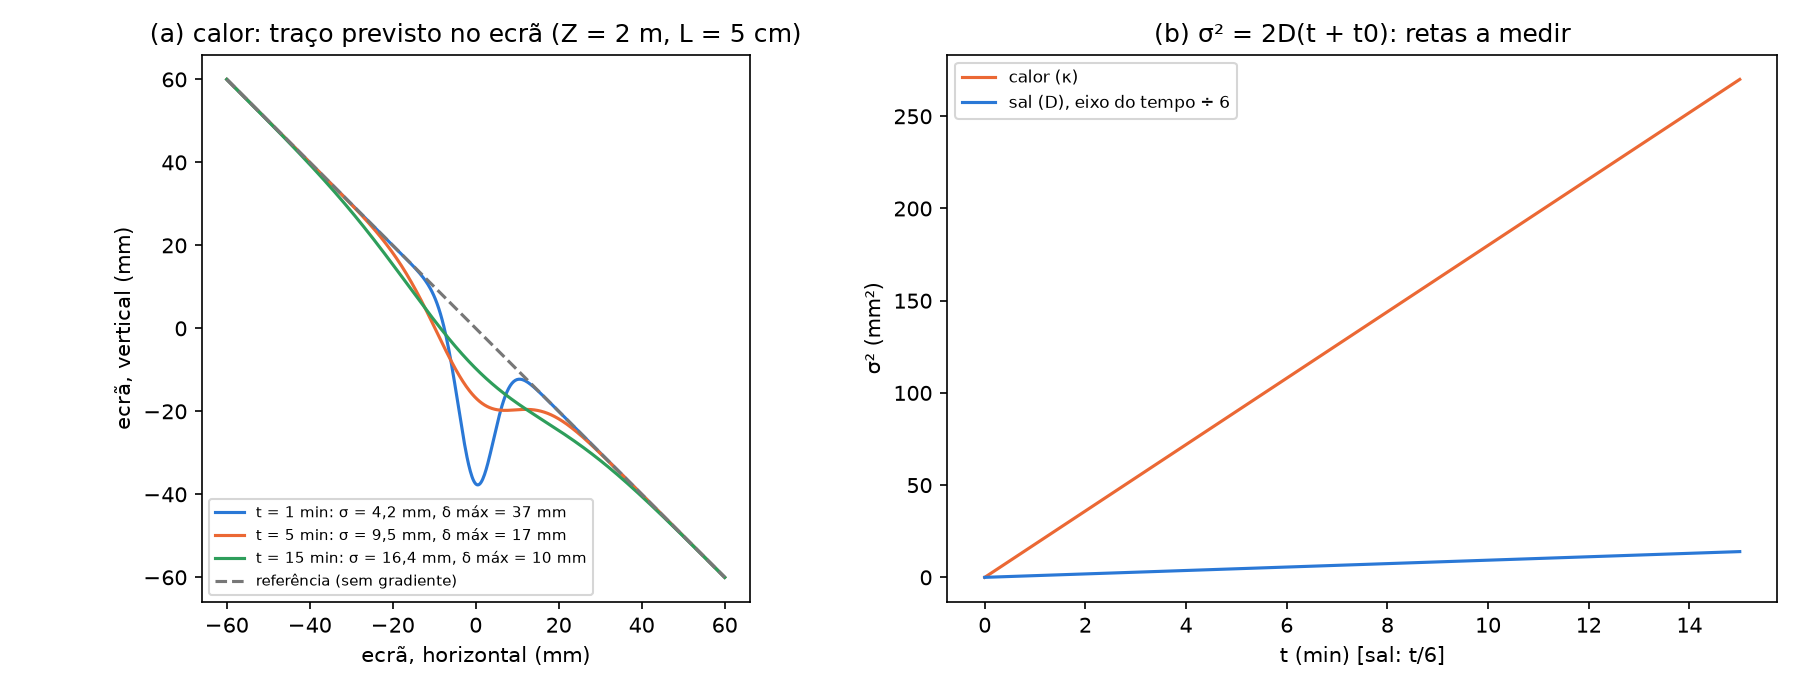

Python code for this plot:
"""Previsões antes de medir: largura σ da bossa, desvio máximo no ecrã, aproximação de tanque fino,
tamanho de traço necessário e ângulo do espelho (em placas da rampa).

Uso:  python previsoes.py
      python previsoes.py --Z-calor 1500 --Tq 45 --sal-pct 3
Ver LEIA-ME.txt. Os valores de tabela são aproximados (comum.py).
"""
import os
import sys
import math
import argparse
import numpy as np
import matplotlib
import matplotlib.pyplot as plt

sys.path.insert(0, os.path.join(os.path.dirname(os.path.abspath(__file__)), '..'))
import comum as C  # noqa: E402
sys.path.insert(0, os.path.join(os.path.dirname(os.path.abspath(__file__)), '..', 'espelho_de_sal'))
from espelho import theta_de_dn, angulo_rampa  # noqa: E402

AQUI = os.path.dirname(os.path.abspath(__file__))
AZUL, LARANJA, VERDE, CINZA = '#2a78d6', '#eb6834', '#2e9e5b', '#777'


def tabela(nome, D, dn, Z, L, tempos_min, t0, n=1.333):
    Zef = Z + L / (2 * n)
    print(f"\n{nome}: D = {D:.2e} m²/s, Δn = {dn:.5f}, Z = {Z:.0f} mm, L = {L:.0f} mm (Z_ef = {Zef:.0f} mm), "
          f"t0 = {t0:.0f} s")
    print(f"{'t':>8} {'σ (mm)':>8} {'δ máx (mm)':>11} {'tanque fino':>12} {'traço ±3σ (mm)':>15}")
    linhas = []
    for tm in tempos_min:
        s = math.sqrt(2 * D * 1e6 * (tm * 60 + t0))
        A = Zef * L * dn / (s * math.sqrt(2 * math.pi))
        fino = L * A / (2 * n * Zef * s)
        print(f"{tm:6g} min {s:8.2f} {A:11.1f} {fino:12.3f}{' (!)' if fino > 0.2 else '':4} {6 * s:11.0f}")
        linhas.append((tm, s, A))
    print("   tanque fino = L·A/(2nZσ): tem de ser ≪ 1 (o código põe de parte fotos acima de 0,2).")
    print("   traço ±3σ: comprimento de altura no tanque que a folha tem de cobrir para o ajuste ter asas.")
    return linhas


def main():
    ap = argparse.ArgumentParser(description='Previsões do espelho de sal')
    ap.add_argument('--Tq', type=float, default=50.0, help='água quente (°C)')
    ap.add_argument('--Tf', type=float, default=20.0, help='água fria / sala (°C)')
    ap.add_argument('--sal-pct', type=float, default=5.0, help='sal em %% de massa')
    ap.add_argument('--Z-calor', type=float, default=2000.0)
    ap.add_argument('--L-calor', type=float, default=50.0)
    ap.add_argument('--Z-sal', type=float, default=1000.0)
    ap.add_argument('--L-sal', type=float, default=10.0)
    ap.add_argument('--t0-calor', type=float, default=0.0, help='t0 (s), atraso por o enchimento não ser instantâneo')
    ap.add_argument('--t0-sal', type=float, default=0.0)
    ap.add_argument('--placa', type=float, default=C.PLACA_MM)
    ap.add_argument('--base', type=float, default=32 * C.ESPIGA_MM)
    ap.add_argument('--nao-mostrar', action='store_true')
    args = ap.parse_args()
    if args.nao_mostrar:
        matplotlib.use('Agg')

    dn_calor = C.n_agua(args.Tf) - C.n_agua(args.Tq)
    kappa = C.kappa_agua((args.Tf + args.Tq) / 2)
    dn_sal = C.DN_DW_SAL * args.sal_pct
    D = C.D_sal(args.Tf)
    print('Valores de tabela APROXIMADOS (confirmar na bibliografia):')
    print(f"   n_água({args.Tf:.0f} °C) − n_água({args.Tq:.0f} °C) = {dn_calor:.5f};  κ({(args.Tf + args.Tq) / 2:.0f} °C) = {kappa:.2e} m²/s")
    print(f"   Δn do sal a {args.sal_pct:g} % = {dn_sal:.5f};  D_NaCl({args.Tf:.0f} °C) = {D:.2e} m²/s;  κ/D = {kappa / D:.0f}")

    lc = tabela('CALOR', kappa, dn_calor, args.Z_calor, args.L_calor, [0.5, 1, 2, 5, 10, 15], args.t0_calor)
    ls = tabela('SAL', D, dn_sal, args.Z_sal, args.L_sal, [5, 10, 20, 30, 45, 60, 90], args.t0_sal)

    print(f"\nESPELHO (rampa de {args.base:.0f} mm, placas de {args.placa} mm; tan θ = k·placa/base):")
    for nome, dn, T in (('sal', dn_sal, args.Tf), ('calor', dn_calor, args.Tq)):
        th, phi = theta_de_dn(dn, C.n_agua(T))
        k = math.tan(th) * args.base / args.placa
        k0 = math.floor(k)
        print(f"   {nome:<6} Δn = {dn:.5f}: φ_c = {math.degrees(phi):.2f}° na água, θ = {math.degrees(th):.2f}° no ar "
              f"-> entre {k0} placas ({math.degrees(angulo_rampa(k0, args.placa, args.base)):.2f}°) e "
              f"{k0 + 1} ({math.degrees(angulo_rampa(k0 + 1, args.placa, args.base)):.2f}°)  [k = {k:.2f}]")
    passo = math.degrees(angulo_rampa(13, args.placa, args.base) - angulo_rampa(12, args.placa, args.base))
    print(f"   cada placa ≈ {passo:.2f}° -> ± {passo / 2:.2f}°; em Δn ≈ ± {100 * passo / math.degrees(theta_de_dn(dn_sal, C.n_agua(args.Tf))[0]):.0f} % "
          "(Δn ∝ θ²)")

    # figura: o traço previsto no ecrã (calor) e σ²(t)
    fig, ax = plt.subplots(1, 2, figsize=(12, 4.6))
    a = ax[0]
    y = np.linspace(-60, 60, 600)
    for (tm, s, A), c in zip([lc[1], lc[3], lc[5]], (AZUL, LARANJA, VERDE)):
        a.plot(y, -y - A * np.exp(-y ** 2 / (2 * s ** 2)), color=c, label=f't = {tm:g} min: σ = {s:.1f} mm, δ máx = {A:.0f} mm')
    a.plot(y, -y, '--', color=CINZA, label='referência (sem gradiente)')
    a.set_aspect('equal')
    a.set_xlabel('ecrã, horizontal (mm)')
    a.set_ylabel('ecrã, vertical (mm)')
    a.set_title(f'(a) calor: traço previsto no ecrã (Z = {args.Z_calor / 1000:g} m, L = {args.L_calor / 10:g} cm)')
    a.legend(fontsize=7, loc='lower left')
    a = ax[1]
    tc = np.linspace(0, 15, 100)
    a.plot(tc, 2 * kappa * 1e6 * (tc * 60 + args.t0_calor), color=LARANJA, label='calor (κ)')
    ts = np.linspace(0, 90, 100)
    a.plot(ts / 6, 2 * D * 1e6 * (ts * 60 + args.t0_sal), color=AZUL, label='sal (D), eixo do tempo ÷ 6')
    a.set_xlabel('t (min) [sal: t/6]')
    a.set_ylabel('σ² (mm²)')
    a.set_title('(b) σ² = 2D(t + t0): retas a medir')
    a.legend(fontsize=8)
    fig.tight_layout()
    C.virgulas(fig)
    nome = os.path.join(AQUI, 'previsoes.png')
    fig.savefig(nome, dpi=150)
    print(f'\nFigura: {os.path.basename(nome)}')
    if not args.nao_mostrar:
        plt.show()


if __name__ == '__main__':
    main()
